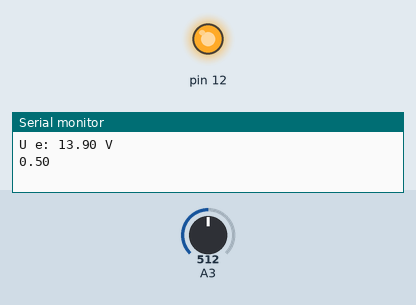
Bench run of a sketch on a simulated Arduino Uno, built with avr-gcc and run on an emulated ATmega328P. Parts: output pins drawn as LEDs (lit = HIGH), the last lines printed to the serial monitor. The inputs (shaded band) are chosen by the test bench; at power-on: A3 = 512.

Above: at 16.2 s.
16.3 s: A3 set to 904
19.2 s: A3 set to 925
At 21.2 s:
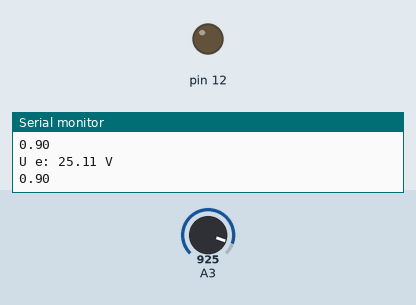
21.5 s: A3 set to 886
24.2 s: A3 set to 856
At 25.4 s:
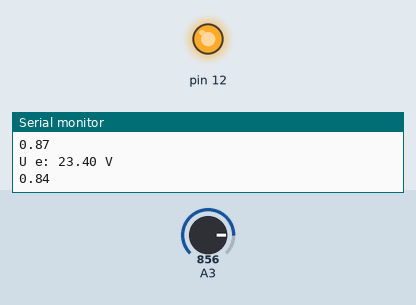
26.5 s: A3 set to 1023
At 28.3 s:
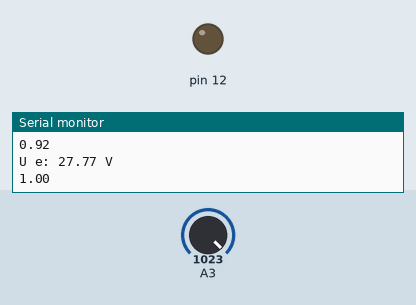
Timing chart, 0 to 29.5 s (numbered marks = the images above; inputs shaded):
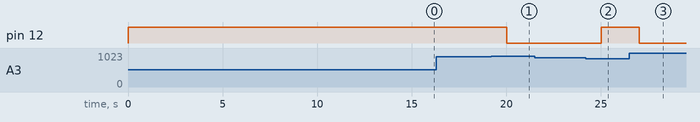

The sketch:

HeadLightAutoOnOff-2param.ino
```cpp
// A0 - the input
float sensorValue = 0;  // variable to store the value coming from the sensor
float targetVoltageON=13.4;
float targetVoltageOFF=12.8;
void setup()
{
    Serial.begin(9600);
  // declare the ledPin as an OUTPUT:
  //delay(15000);
  digitalWrite(12, HIGH);
  //digitalWrite(13, HIGH);
  pinMode(12, OUTPUT);
  //digitalWrite(12, HIGH);
  //pinMode(13, OUTPUT);

  delay(15000);
}
void loop() {
  for (int i=0; i<=9; i++)// read the value from the sensor:
    {
      sensorValue = sensorValue + analogRead(A3);
      // stop the program for <sensorValue> milliseconds:
      delay(100);
    }
if  (5*sensorValue/10240>(targetVoltageON)/3) // turn the ledPin on
  {
  digitalWrite(12, LOW);
  //digitalWrite(13, LOW);
  }
if  (5*sensorValue/10240<(targetVoltageOFF)/3)   // turn the ledPin off:
  {
  digitalWrite(12, HIGH);
  //digitalWrite(13, HIGH);
  }

   Serial.print("U e: ");
   Serial.print(5*sensorValue/10240*5.56);
   Serial.println(" V");
   Serial.println(sensorValue/10240);

sensorValue=0;
}
```

Measured:
- the behaviour switches between 914 and 915 on A3 (found by bisection; images 0 and 1)
- the behaviour switches between 874 and 873 on A3 (found by bisection; images 1 and 2)
- after the input at 19.2 s, pin 12: HIGH → LOW after 0.81 s
- after the input at 24.2 s, pin 12: LOW → HIGH after 0.82 s
- after the input at 26.5 s, pin 12: HIGH → LOW after 0.53 s
